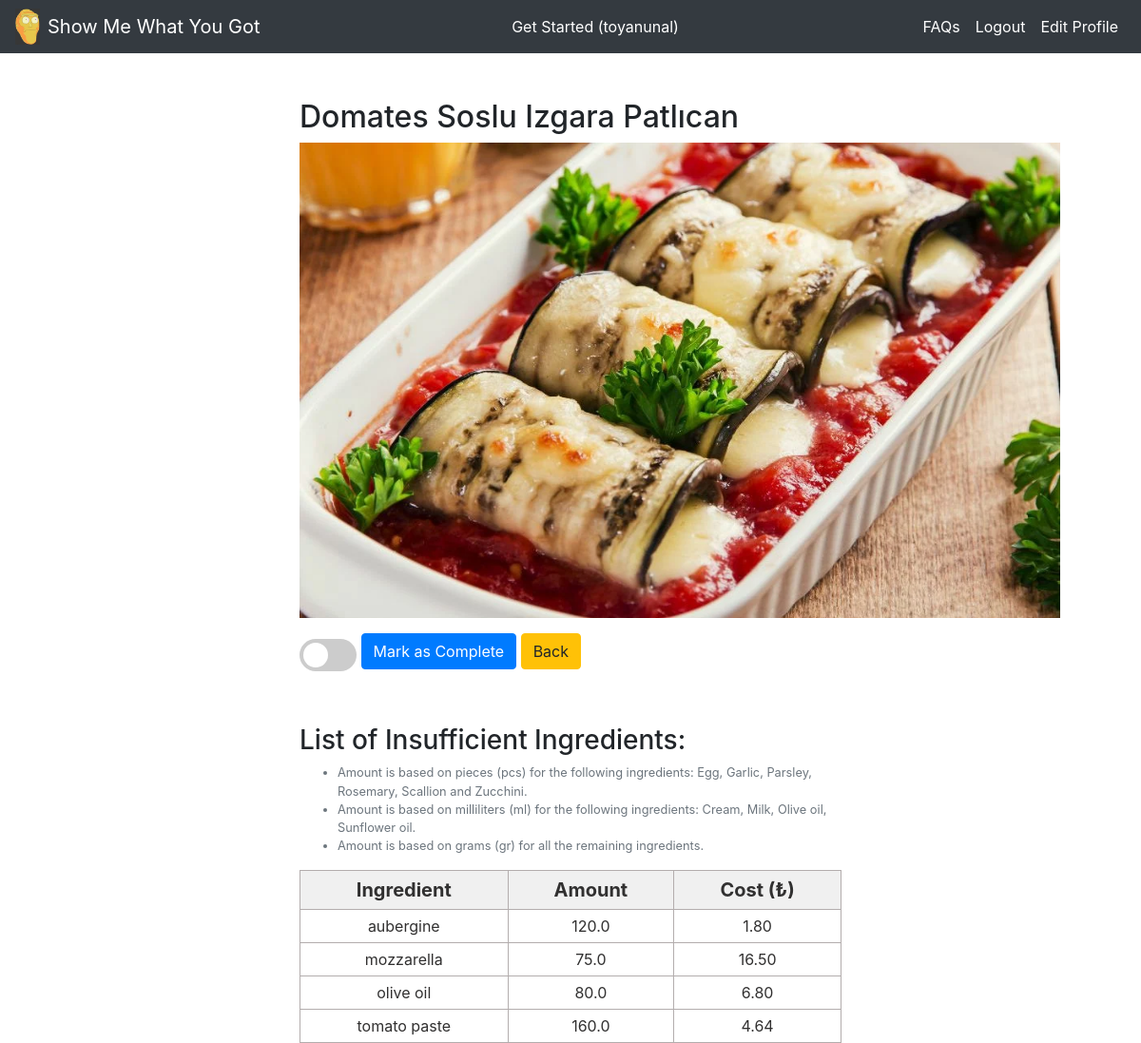
The app's page /recipe_list/Domates-Soslu-Izgara-Patlıcan/ (signed in) with its own data.
### rrs_app/models.py (models this page shows, shortened)
class Recipe(models.Model):
    title = models.CharField(max_length=128)
    slug = models.SlugField(allow_unicode=True,unique=True)
    meal_type = models.CharField(max_length=16)
    diet_type = models.CharField(max_length=16)
    effort = models.CharField(max_length=16)
    description = models.TextField()
    photo = models.ImageField(blank=True, upload_to='recipe_photos/')
    class Meta:
        ordering = ('title',)

class UserIngredient(models.Model):
    user = models.ForeignKey(User, on_delete=models.CASCADE)
    ingredient = models.ForeignKey(Ingredient, on_delete=models.CASCADE)
    amount = models.FloatField(default=0)
    total_cost = models.FloatField(default=0, blank=True)
    class Meta:
        unique_together = (('user', 'ingredient'))
        ordering = ('user','ingredient')

class Ingredient(models.Model):
    title = models.CharField(max_length=128)
    unit_type = models.CharField(max_length=16)
    unit_cost = models.FloatField(default=0)
    photo = models.ImageField(blank=True, upload_to='ingredient_photos/')
    class Meta:
        ordering = ('title',)
    def __str__(self):
        return self.title

class RecipeIngredient(models.Model):
    recipe = models.ForeignKey(Recipe, on_delete=models.CASCADE)
    ingredient = models.ForeignKey(Ingredient, on_delete=models.CASCADE)
    amount = models.FloatField(default=0, validators=[MinValueValidator(0), MaxValueValidator(1000000)])
    class Meta:
        unique_together = (('recipe', 'ingredient'))
        ordering = ('recipe','ingredient')

### rrs_app/views.py (the view, shortened to what this page needs)
# urls.py: path('recipe_list/<str:slug>/',views.recipe_detail_view,name='recipe_detail'),
def recipe_detail_view(request, slug):
    rec = Recipe.objects.get(slug=slug)
    inf = UserInfo.objects.get(user=request.user)
    ingredient_list = []
    for rec_item in RecipeIngredient.objects.filter(recipe=rec):
        ing = Ingredient.objects.get(title=rec_item.ingredient)
        try:
            user_item = UserIngredient.objects.get(user=request.user, ingredient=rec_item.ingredient)
            amount_diff = rec_item.amount * inf.portion - user_item.amount
            if amount_diff > 0:
                user_item.amount = rec_item.amount * inf.portion - user_item.amount
                if ing.unit_type != 'count':
                    user_item.total_cost = ing.unit_cost * user_item.amount / 1000
                else:
                    user_item.total_cost = ing.unit_cost * user_item.amount
                ingredient_list.append(user_item)
        except:
            rec_item.amount = rec_item.amount * inf.portion
            if ing.unit_type != 'count':
                rec_item.total_cost = ing.unit_cost * rec_item.amount / 1000
            else:
                rec_item.total_cost = ing.unit_cost * rec_item.amount
            ingredient_list.append(rec_item)
    return render(request, 'rrs_app/recipe_detail.html', {'recipe_details':rec, 'ingredient_list':ingredient_list})

### rrs_app/templates/rrs_app/recipe_detail.html (shortened to what this page needs)
{% extends 'rrs_app/base.html' %}
{% block content %}
<br></br>
<div class = "col-md-6 offset-md-3">
  <h2> {{recipe_details.title}} </h2>
  <p><a href="{{recipe_details.description}}" target="_blank">
    <img src="{{ recipe_details.photo.url }}" alt="{{recipe_details.title}}" style="width: 800px; height: 500px;">
  </a></p>
  <form method="POST", action="{% url 'recipe_detail' recipe_details.slug %}">
    <label class="switch">
      <span class="slider round"></span>
    </label>
    <input type="submit" class="btn btn-primary" name="completed" value="Mark as Complete">
    <a class='btn btn-warning' href="{% url 'recipe_list' %}">Back</a>
  </form>
  <br></br>
  <h3> List of Insufficient Ingredients: </h3>
  <span class="form-text text-muted"><small></span>
    <ul class="form-text text-muted">
      <li>Amount is based on pieces (pcs) for the following ingredients: Egg, Garlic, Parsley, Rosemary, Scallion and Zucchini.</li>
      <li>Amount is based on milliliters (ml) for the following ingredients: Cream, Milk, Olive oil, Sunflower oil.</li>
      <li>Amount is based on grams (gr) for all the remaining ingredients.</li>
    </ul>
    <table class="demTable">
      <thead>
        <tr>
          <th>Ingredient</th>
          <th>Amount</th>
          <th>Cost (₺)</th>
  			</tr>
  		</thead>
      <tbody>
        {% for ingredient_object in ingredient_list %}
  			<tr>
          <td>{{ingredient_object.ingredient}}</td>
          <td>{{ingredient_object.amount}}</td>
          <td>{{ingredient_object.total_cost|floatformat:2}}</td>
        </tr>
        {% endfor %}
  </div>
{% endblock %}

### rrs_app/templates/rrs_app/base.html (shortened to what this page needs)
<!doctype html>
{% load static %}
<html lang="en">
  <head>
    <link rel="stylesheet" href="https://stackpath.bootstrapcdn.com/bootstrap/4.3.1/css/bootstrap.min.css">
    <link rel="stylesheet" href="{% static 'css/base.css' %}">
  </head>
  <body>
    <nav class="navbar navbar-expand-lg navbar-dark bg-dark">
      <a href="{% url 'home' %}">
        <img src="{% static 'images/SMWYG.png' %}" alt="" width="26" class="d-inline-block align-middle mr-2">
      </a>
      <a class="navbar-brand" href="{% url 'home' %}">Show Me What You Got</a>
      <div class="collapse navbar-collapse" id="navbarSupportedContent">
        {% if user.is_authenticated %}
        <ul class="navbar-nav ml-auto text-center">
          <li class="nav-item active">
            <a class="nav-link" href="{% url 'input_form' %}">Get Started ({{user.username}})</a>
          </li>
        </ul>
        {% else %}
        <ul class="navbar-nav ml-auto text-center">
          <li class="nav-item active">
            <a class="nav-link" href="{% url 'input_form' %}">Get Started</a>
          </li>
        </ul>
        {% endif %}
        <ul class="navbar-nav ml-auto">
          {% if user.is_authenticated %}
          <li class="nav-item active">
            <a class="nav-link" href="{% url 'faq' %}">FAQs</a>
          </li>
          <li class="nav-item active">
            <a class="nav-link" href="{% url 'logout' %}">Logout</a>
          </li>
          <li class="nav-item active">
            <a class="nav-link" href="{% url 'edit_profile' %}">Edit Profile</a>
          </li>
          {% endif %}
        </ul>
      </div>
    </nav>
    {% block content %}
    {% endblock %}
  </body>
</html>

### rrs_app/static/css/base.css (style rules this page uses)
.demTable { width:100%; border:1px solid #b3adad; border-collapse:collapse; border-spacing:1px; padding:5px; margin-right: auto; }
.demTable th { border:1px solid #b3adad; text-align:center; font-size: 20px; padding:5px; background: #f0f0f0; color: #313030; }
.demTable td { border:1px solid #b3adad; text-align:center; font-size: 16px; padding:5px; background: #ffffff; color: #313030; }
.switch { position: relative; display: inline-block; width: 60px; height: 34px; }
.slider { position: absolute; cursor: pointer; top: 0; left: 0; right: 0; bottom: 0; background-color: #ccc; -webkit-transition: .4s; transition: .4s; }
.slider:before { position: absolute; content: ""; height: 26px; width: 26px; left: 4px; bottom: 4px; background-color: white; -webkit-transition: .4s; transition: .4s; }
.slider.round { border-radius: 34px; }
.slider.round:before { border-radius: 50%; }

### records on screen
Recipe: title "Domates Soslu Izgara Patlıcan", photo (picture)
UserIngredient: ingredient "aubergine", amount "120.0", total_cost "1.80"
RecipeIngredient: ingredient "mozzarella", amount "75.0", total_cost "16.50"
UserIngredient: ingredient "olive oil", amount "80.0", total_cost "6.80"
UserIngredient: ingredient "tomato paste", amount "160.0", total_cost "4.64"

### other values on screen
{{ user.username }} "toyanunal"
